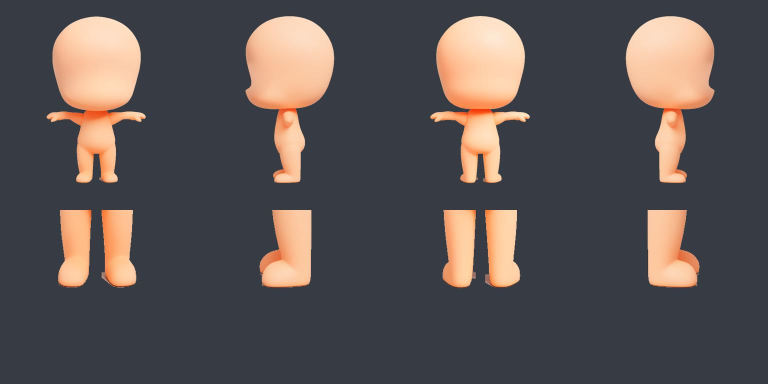
#> input picture milestones/actor_regen_20260909/inputs/review.jpg, 1536 x 768 px (shown at 1/2 size)
$ python -i analyze_actor_core_right_view_gate.py   (imports and definitions only)
#> lines starting #> are read from the running program, lines starting #| are printed output that depends on the picture; after the words box and inside, x2 and y2 are one past the last pixel; in counts of white or black regions, pixels touching at a corner belong together
#> further down, picture is the input picture: shape (768, 1536, 3); mean B, G, R 82.5, 82.3, 89.2
#!/usr/bin/env python3
"""Audit front/right landmark alignment for the A93 T-pose Actor Core."""

from __future__ import annotations

import argparse
import json
from pathlib import Path

import cv2
import numpy as np
from PIL import Image, ImageDraw, ImageFont


HEAD_CROP_BOTTOM = 443


def foreground(image: np.ndarray) -> np.ndarray:
    hsv = cv2.cvtColor(image, cv2.COLOR_BGR2HSV)
#> hsv: shape (768, 1536, 3); mean H, S, V 92.8, 58.3, 99.8
    mask = ((hsv[:, :, 1] > 30) & (hsv[:, :, 2] > 125)).astype(np.uint8)
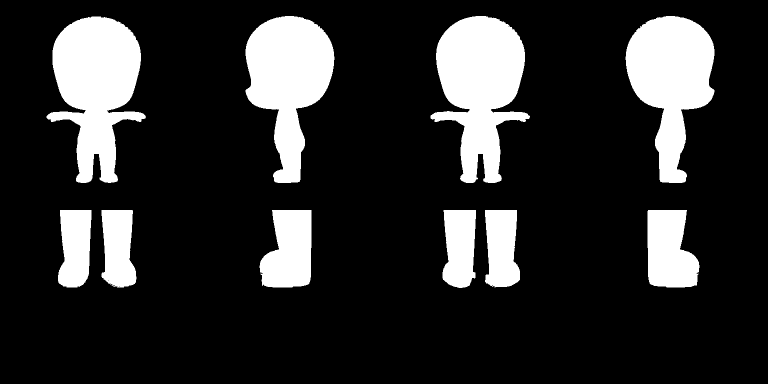
#> mask: shape (768, 1536) (shown at 1/2 size); values 0 (black) and 1 (white), 17.7% white; 10 white regions, largest, box (x1, y1, x2, y2) and area: (861, 32, 1060, 366) 39467, (93, 33, 292, 366) 39180, (491, 32, 669, 366) 34704
    mask = cv2.morphologyEx(
        mask,
        cv2.MORPH_CLOSE,
        cv2.getStructuringElement(cv2.MORPH_ELLIPSE, (5, 5)),
    )
#> mask: shape (768, 1536); values 0 (black) and 1 (white), 17.7% white; 10 white regions, largest, box (x1, y1, x2, y2) and area: (861, 32, 1060, 366) 39515, (93, 33, 292, 366) 39225, (491, 32, 669, 366) 34729
    count, labels, stats, _ = cv2.connectedComponentsWithStats(mask)
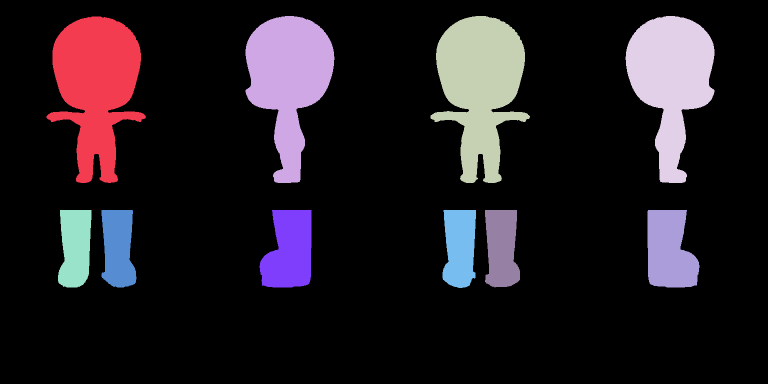
#> labels: shape (768, 1536) int32 (shown at 1/2 size); 11 distinct labels, from 0 to 10; one colour per label, 0 black
#> count = 11; stats = [[0, 0, 1536, 768, 970324], [93, 33, 199, 333, 39225], [491, 32, 178, 334, 34729], [861, 32, 199, 334, 39515], [1251, 32, 178, 334, 34722], [116, 420, 67, 155, 8697], [203, 420, 70, 155, 8745], [519, 420, 104, 155, 12906], [885, 420, 67, 156, 8865], [970, 420, 70, 155, 8999], [1295, 420, 104, 155, 12921]]
    if count < 2:
        raise RuntimeError("Unable to isolate actor")
    component = 1 + int(np.argmax(stats[1:, cv2.CC_STAT_AREA]))
#> component = 3
    return labels == component
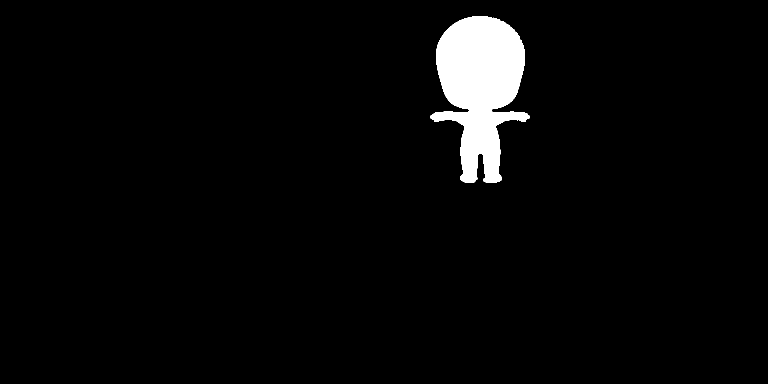
#> returned value: shape (768, 1536) bool (shown at 1/2 size); 3.3% white; 1 white region, box (x1, y1, x2, y2) and area: (861, 32, 1060, 366) 39515


# [136 lines left out: functions bounds, row_runs, widest_run, metrics, font, make_review and 1 more, not called in this run]


# [2 lines not run here, left out]

>>> import cv2
>>> picture = cv2.imread('../../milestones/actor_regen_20260909/inputs/review.jpg')
>>> result = foreground(picture)
